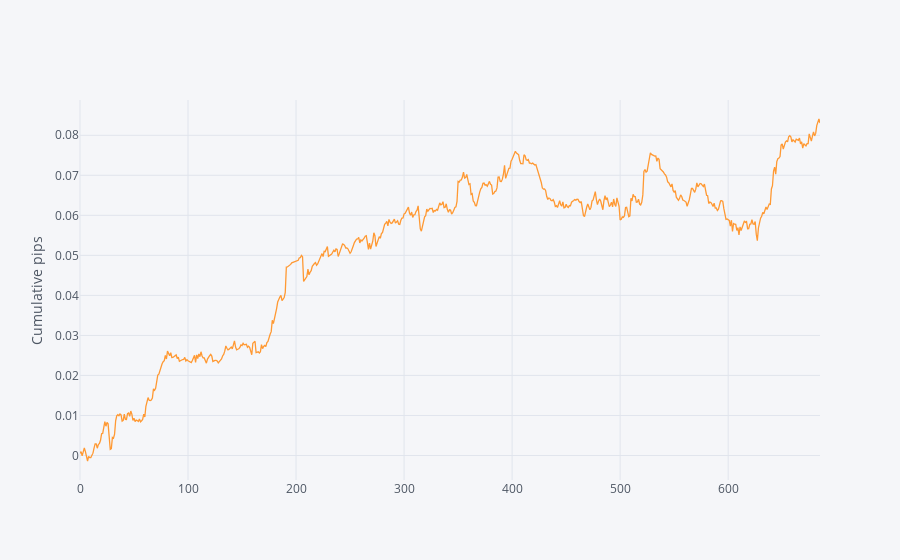

Write notebook code for a chart like this one.
### Code cell
m2.loc[J.index][['strategy']].cumsum().iplot(yTitle='Cumulative pips')

### Figure 1 — Plotly figure (JSON) as saved in the notebook; plotly's stock layout.template omitted (floating-point values rounded to 4 significant figures; data arrays with more than 128 entries replaced by an {"elided": "..."} marker saying what was removed)
{"data": [{"line": {"color": "rgba(255, 153, 51, 1.0)", "dash": "solid", "shape": "linear", "width": 1.3}, "mode": "lines", "name": "strategy", "text": "", "type": "scatter", "uid": "76e629d2-0fbb-474f-acb7-0d130ead8ee8", "x": {"elided": "686 int values"}, "y": {"elided": "686 float values"}}], "layout": {"legend": {"bgcolor": "#F5F6F9", "font": {"color": "#4D5663"}}, "paper_bgcolor": "#F5F6F9", "plot_bgcolor": "#F5F6F9", "title": {"font": {"color": "#4D5663"}}, "xaxis": {"gridcolor": "#E1E5ED", "showgrid": true, "tickfont": {"color": "#4D5663"}, "title": {"font": {"color": "#4D5663"}, "text": ""}, "zerolinecolor": "#E1E5ED"}, "yaxis": {"gridcolor": "#E1E5ED", "showgrid": true, "tickfont": {"color": "#4D5663"}, "title": {"font": {"color": "#4D5663"}, "text": "Cumulative pips"}, "zerolinecolor": "#E1E5ED"}}}
